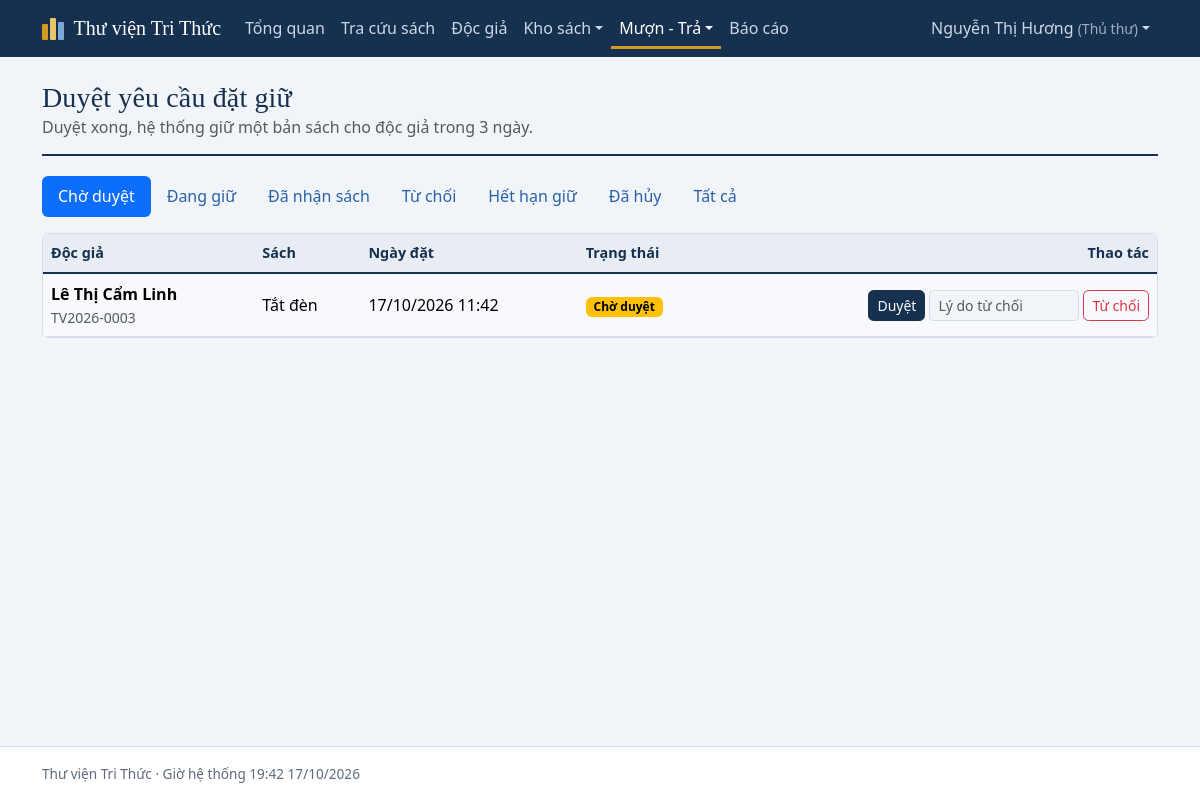
The app's page /staff/reservations.php (signed in) with its own data.
### tables this page shows
CREATE TABLE users (
  user_id            BIGINT AUTO_INCREMENT PRIMARY KEY,
  role_id            INT NOT NULL,
  username           VARCHAR(50)  NOT NULL UNIQUE,
  email              VARCHAR(100) NOT NULL UNIQUE,
  password_hash      VARCHAR(255) NOT NULL,
  full_name          VARCHAR(100) NOT NULL,
  phone              VARCHAR(20)  NULL,
  address            VARCHAR(255) NULL,
  status             ENUM('ACTIVE','LOCKED','INACTIVE') NOT NULL DEFAULT 'ACTIVE',
  failed_login_count INT NOT NULL DEFAULT 0,
  locked_until       DATETIME NULL,
  created_at         DATETIME NOT NULL DEFAULT CURRENT_TIMESTAMP,
  CONSTRAINT fk_users_role FOREIGN KEY (role_id) REFERENCES roles(role_id)
);

CREATE TABLE roles (
  role_id    INT AUTO_INCREMENT PRIMARY KEY,
  role_code  VARCHAR(20)  NOT NULL UNIQUE,       
  role_name  VARCHAR(50)  NOT NULL
);

CREATE TABLE reservations (
  reservation_id BIGINT AUTO_INCREMENT PRIMARY KEY,
  reader_id      BIGINT NOT NULL,
  title_id       BIGINT NOT NULL,
  copy_id        BIGINT NULL,                       
  status         ENUM('PENDING','APPROVED','REJECTED','CANCELLED','FULFILLED','EXPIRED') NOT NULL DEFAULT 'PENDING',
  created_at     DATETIME NOT NULL DEFAULT CURRENT_TIMESTAMP,
  processed_by   BIGINT NULL,
  processed_at   DATETIME NULL,
  hold_expire_at DATETIME NULL,
  reject_reason  VARCHAR(255) NULL,
  INDEX idx_res_title_status (title_id, status),
  INDEX idx_res_reader (reader_id, status),
  CONSTRAINT fk_res_reader FOREIGN KEY (reader_id)    REFERENCES users(user_id),
  CONSTRAINT fk_res_title  FOREIGN KEY (title_id)     REFERENCES book_titles(title_id),
  CONSTRAINT fk_res_copy   FOREIGN KEY (copy_id)      REFERENCES book_copies(copy_id),
  CONSTRAINT fk_res_proc   FOREIGN KEY (processed_by) REFERENCES users(user_id)
);

CREATE TABLE book_titles (
  title_id     BIGINT AUTO_INCREMENT PRIMARY KEY,
  isbn         VARCHAR(20)  NOT NULL UNIQUE,
  title        VARCHAR(255) NOT NULL,
  category_id  INT NULL,
  publisher_id INT NULL,
  publish_year INT NULL,
  description  TEXT NULL,
  cover_image  VARCHAR(255) NULL,
  status       ENUM('ACTIVE','DISCONTINUED') NOT NULL DEFAULT 'ACTIVE',
  created_at   DATETIME NOT NULL DEFAULT CURRENT_TIMESTAMP,
  FULLTEXT KEY ft_title (title),
  CONSTRAINT fk_bt_cat FOREIGN KEY (category_id)  REFERENCES categories(category_id),
  CONSTRAINT fk_bt_pub FOREIGN KEY (publisher_id) REFERENCES publishers(publisher_id)
);

### includes/lib.php (called while the page is built, shortened)
<?php
function active_card(int $readerId): ?array {
    return fetch_one("SELECT * FROM library_cards WHERE reader_id = ? AND status = 'ACTIVE' AND expiry_date >= CURDATE()
                      ORDER BY expiry_date DESC LIMIT 1", [$readerId]);
}
function unpaid_total(int $readerId): float {
    return (float)fetch_val("SELECT COALESCE(SUM(total_amount),0) FROM fines WHERE reader_id = ? AND status = 'UNPAID'", [$readerId]);
}
function reader_check(int $readerId): array {
    $problems = [];
    $u = fetch_one("SELECT u.*, r.role_code FROM users u JOIN roles r ON r.role_id = u.role_id WHERE u.user_id = ?", [$readerId]);
    $card = active_card($readerId);
    $over = (int)fetch_val("SELECT COUNT(*) FROM loan_items li JOIN loans l ON l.loan_id = li.loan_id
                            WHERE l.reader_id = ? AND li.status = 'BORROWING' AND li.due_date < CURDATE()", [$readerId]);
    $unpaid = unpaid_total($readerId);
    return ['problems' => $problems, 'card' => $card, 'user' => $u];
}

### staff/reservations.php (the view, shortened to what this page needs)
<?php
require __DIR__ . '/../includes/init.php';
$u = require_staff();
$st = g('st', 'PENDING');
$rows = fetch_all("SELECT r.*, u.full_name, u.username, t.title, c.barcode, s.full_name AS staff_name,
    (SELECT card_no FROM library_cards lc WHERE lc.reader_id = r.reader_id ORDER BY expiry_date DESC LIMIT 1) AS card_no
    FROM reservations r JOIN users u ON u.user_id = r.reader_id JOIN book_titles t ON t.title_id = r.title_id
    LEFT JOIN book_copies c ON c.copy_id = r.copy_id LEFT JOIN users s ON s.user_id = r.processed_by
    WHERE (? = 'ALL' OR r.status = ?) ORDER BY r.created_at DESC LIMIT 100", [$st, $st]);
page_start('Duyệt đặt giữ');
page_head('Duyệt yêu cầu đặt giữ', 'Duyệt xong, hệ thống giữ một bản sách cho độc giả trong ' . (int)policy()['hold_days'] . ' ngày.');
?>
<ul class="nav nav-pills mb-3 no-print">
  <?php foreach (['PENDING' => 'Chờ duyệt', 'APPROVED' => 'Đang giữ', 'FULFILLED' => 'Đã nhận sách', 'REJECTED' => 'Từ chối', 'EXPIRED' => 'Hết hạn giữ', 'CANCELLED' => 'Đã hủy', 'ALL' => 'Tất cả'] as $k => $v): ?>
  <li class="nav-item"><a class="nav-link <?= $st === $k ? 'active bg-primary' : '' ?>" href="?st=<?= $k ?>"><?= e($v) ?></a></li>
  <?php endforeach; ?>
</ul>
<?php if (!$rows): ?><div class="alert alert-light border">Không có yêu cầu nào ở trạng thái này.</div>
<?php else: ?>
<div class="table-wrap"><div class="table-responsive"><table class="table table-striped mb-0">
  <thead><tr><th>Độc giả</th><th>Sách</th><th>Ngày đặt</th><th>Trạng thái</th><th class="text-end">Thao tác</th></tr></thead><tbody>
  <?php foreach ($rows as $r): ?>
  <tr>
    <td><div class="fw-semibold"><?= e($r['full_name']) ?></div><div class="small text-muted"><?= e($r['card_no'] ?? 'Chưa có thẻ') ?></div></td>
    <td><?= e($r['title']) ?><?= $r['barcode'] ? '<div class="small text-muted">Bản giữ: ' . e($r['barcode']) . '</div>' : '' ?></td>
    <td><?= dmyhm($r['created_at']) ?></td>
    <td><?= badge('reservation', $r['status']) ?>
      <?php if ($r['staff_name'] && $r['status'] !== 'PENDING'): ?><div class="small text-muted">Xử lý: <?= e($r['staff_name']) ?></div><?php endif; ?></td>
    <td class="text-end">
      <?php if ($r['status'] === 'PENDING'): $chk = reader_check((int)$r['reader_id']); ?>
        <div class="d-inline-flex gap-1 align-items-start">
          <form method="post"><?= csrf_field() ?><input type="hidden" name="action" value="approve"><input type="hidden" name="id" value="<?= (int)$r['reservation_id'] ?>">
            <button class="btn btn-sm btn-primary" type="submit" <?= $chk['problems'] ? 'disabled' : '' ?>>Duyệt</button></form>
          <form method="post" class="d-flex gap-1"><?= csrf_field() ?><input type="hidden" name="action" value="reject"><input type="hidden" name="id" value="<?= (int)$r['reservation_id'] ?>">
            <input class="form-control form-control-sm" style="width:150px" name="reason" placeholder="Lý do từ chối" aria-label="Lý do từ chối">
            <button class="btn btn-sm btn-outline-danger" type="submit">Từ chối</button></form>
        </div>
      <?php endif; ?>
    </td>
  </tr>
  <?php endforeach; ?></tbody></table></div></div>
<?php endif; ?>
<?php page_end();

### includes/layout.php (shortened to what this page needs)
<?php
function nav_link(string $path, string $label, string $cur): string {
    $active = $cur === url($path) ? ' active' : '';
    return '<li class="nav-item"><a class="nav-link' . $active . '" href="' . e(url($path)) . '">' . e($label) . '</a></li>';
}
function nav_dropdown(string $label, array $items, string $cur): string {
    $on = false; $li = '';
    foreach ($items as $path => $text) {
        $a = ($cur === url($path)); $on = $on || $a;
        $li .= '<li><a class="dropdown-item' . ($a ? ' active' : '') . '" href="' . e(url($path)) . '">' . e($text) . '</a></li>';
    }
    return '<li class="nav-item dropdown"><a class="nav-link dropdown-toggle' . ($on ? ' active' : '') . '" href="#" role="button" data-bs-toggle="dropdown" aria-expanded="false">' . e($label) . '</a><ul class="dropdown-menu">' . $li . '</ul></li>';
}
function page_start(string $title, array $o = []): void {
    $u = user();
    $cur = $_SERVER['SCRIPT_NAME'] ?? '';
    $app = cfg('app.name');
    ?><!doctype html>
<html lang="vi">
<head>
<link rel="stylesheet" href="<?= e(url('assets/vendor/bootstrap/bootstrap.min.css')) ?>">
<link rel="stylesheet" href="<?= e(url('assets/css/style.css')) ?>">
</head>
<body>
<nav class="navbar navbar-expand-lg app-nav no-print">
  <div class="container">
    <a class="navbar-brand" href="<?= e(url($u && is_staff($u) ? 'staff/index.php' : 'index.php')) ?>">
      <span class="spines" aria-hidden="true"><i></i><i></i><i></i></span><?= e($app) ?>
    </a>
    <div class="collapse navbar-collapse" id="nav">
      <ul class="navbar-nav me-auto">
<?php
    if ($u && is_staff($u)) {
        echo nav_link('staff/index.php', 'Tổng quan', $cur);
        echo nav_link('index.php', 'Tra cứu sách', $cur);
        echo nav_link('staff/readers.php', 'Độc giả', $cur);
        echo nav_dropdown('Kho sách', ['staff/titles.php' => 'Đầu sách', 'staff/copies.php' => 'Bản sách', 'staff/locations.php' => 'Kho / kệ / vị trí'], $cur);
        echo nav_dropdown('Mượn - Trả', ['staff/loan_new.php' => 'Lập phiếu mượn', 'staff/return.php' => 'Lập phiếu trả', 'staff/reservations.php' => 'Duyệt đặt giữ', 'staff/fines.php' => 'Tiền phạt'], $cur);
        echo nav_link('staff/reports.php', 'Báo cáo', $cur);
    } elseif ($u) {
        echo nav_link('index.php', 'Tra cứu sách', $cur);
        echo nav_link('reader/reservations.php', 'Đặt giữ của tôi', $cur);
        echo nav_link('reader/history.php', 'Mượn - trả - phạt', $cur);
    } else {
        echo nav_link('index.php', 'Tra cứu sách', $cur);
    }
?>
      </ul>
      <ul class="navbar-nav align-items-lg-center">
<?php if ($u): ?>
        <li class="nav-item dropdown">
          <a class="nav-link dropdown-toggle" href="#" role="button" data-bs-toggle="dropdown" aria-expanded="false"><?= e($u['full_name']) ?> <small class="opacity-75">(<?= e($u['role_name']) ?>)</small></a>
        </li>
<?php else: ?>
        <li class="nav-item"><a class="nav-link" href="<?= e(url('login.php')) ?>">Đăng nhập</a></li>
        <li class="nav-item"><a class="btn btn-sm btn-accent ms-lg-2" href="<?= e(url('register.php')) ?>">Đăng ký</a></li>
<?php endif; ?>
      </ul>
    </div>
  </div>
</nav>
<main class="container py-4">
<?php
}
function page_end(): void {
    ?></main>
<footer class="app-footer no-print"><div class="container"><?= e(cfg('app.name')) ?> · Giờ hệ thống <?= date('H:i d/m/Y') ?></div></footer>
</body>
</html>
<?php
}
function page_head(string $h, string $sub = '', string $actions = ''): void {
    echo '<div class="page-head"><div><h1>' . e($h) . '</h1>' . ($sub !== '' ? '<p class="text-muted mb-0">' . e($sub) . '</p>' : '') . '</div>' . ($actions !== '' ? '<div class="no-print">' . $actions . '</div>' : '') . '</div>';
}

### includes/init.php (shortened to what this page needs)
<?php
function cfg(string $key, $default = null) {
    $v = $GLOBALS['CFG'];
    foreach (explode('.', $key) as $k) {
        $v = $v[$k];
    }
    return $v;
}
function url(string $path = ''): string { return BASE_URL . '/' . ltrim($path, '/'); }
function e($s): string { return htmlspecialchars((string)$s, ENT_QUOTES, 'UTF-8'); }
function db(): PDO {
    static $pdo = null;
    if ($pdo) return $pdo;
    $c = cfg('db');
    try {
        $pdo = new PDO("mysql:host={$c['host']};dbname={$c['name']};charset={$c['charset']}", $c['user'], $c['pass'], [
            PDO::ATTR_ERRMODE => PDO::ERRMODE_EXCEPTION,
            PDO::ATTR_DEFAULT_FETCH_MODE => PDO::FETCH_ASSOC,
            PDO::ATTR_EMULATE_PREPARES => false,
        ]);
    } catch (PDOException $ex) {
        http_response_code(500);
        exit('<meta charset="utf-8"><h3>Không kết nối được cơ sở dữ liệu</h3><p>Hãy bật MySQL trong XAMPP, import <code>database/library_db.sql</code> bằng phpMyAdmin và kiểm tra <code>config/config.php</code>.</p>');
    }
    $pdo->exec("SET time_zone = '" . (new DateTime())->format('P') . "'");
    return $pdo;
}
function run(string $sql, array $p = []): PDOStatement { $st = db()->prepare($sql); $st->execute($p); return $st; }
function fetch_one(string $sql, array $p = []): ?array { $r = run($sql, $p)->fetch(); return $r === false ? null : $r; }
function fetch_all(string $sql, array $p = []): array { return run($sql, $p)->fetchAll(); }
function fetch_val(string $sql, array $p = []) { $r = run($sql, $p)->fetchColumn(); return $r === false ? null : $r; }
function g(string $k, string $d = ''): string { return isset($_GET[$k]) && is_string($_GET[$k]) ? trim($_GET[$k]) : $d; }
function dmyhm(?string $d): string { return $d ? date('d/m/Y H:i', strtotime($d)) : '—'; }
function badge(string $type, string $v): string {
    [$t, $c] = STATUS_LABELS[$type][$v] ?? [$v, 'secondary'];
    return '<span class="badge text-bg-' . $c . '">' . e($t) . '</span>';
}
function user(): ?array {
    static $u = false;
    if ($u !== false) return $u;
    $u = null;
    if (!empty($_SESSION['uid'])) {
        $r = fetch_one("SELECT u.*, r.role_code, r.role_name FROM users u JOIN roles r ON r.role_id = u.role_id WHERE u.user_id = ?", [$_SESSION['uid']]);
        if ($r && $r['status'] === 'ACTIVE') $u = $r; else unset($_SESSION['uid']);
    }
    return $u;
}
function is_staff(?array $u = null): bool { $u = $u ?? user(); return $u && in_array($u['role_code'], ['LIBRARIAN', 'ADMIN'], true); }
function is_admin(?array $u = null): bool { $u = $u ?? user(); return $u && $u['role_code'] === 'ADMIN'; }
function require_login(array $roles = []): array {
    $u = user();
    return $u;
}
function require_staff(): array { return require_login(['LIBRARIAN', 'ADMIN']); }
require_once ROOT . '/includes/lib.php';
require_once ROOT . '/includes/layout.php';

### assets/css/style.css (style rules this page uses)
:root { --ink:#16304f; --ink-2:#0f2239; --blue:#2a62a8; --brass:#d29a1f; --brass-d:#a97800; --paper:#f1f4f8; --line:#d5dde8; --text:#1d2733; --muted:#5d6b7c; --bs-body-bg:var(--paper); --bs-body-color:var(--text); --bs-link-color:var(--blue); --bs-link-hover-color:var(--ink); --bs-border-color:var(--line); --serif:"Iowan Old Style","Palatino Linotype",Palatino,"Book Antiqua",Georgia,serif; }
body { font-family:system-ui,-apple-system,"Segoe UI",Roboto,"Helvetica Neue",Arial,sans-serif;min-height:100vh;display:flex;flex-direction:column;line-height:1.55 }
main { flex:1 }
h1,h2,h3,.h1,.h2,.h3 { font-family:var(--serif);color:var(--ink);letter-spacing:.005em }
h1 { font-size:1.75rem }
a { text-underline-offset:2px }
.app-nav { background:var(--ink);--bs-navbar-color:#cdd8e6;--bs-navbar-hover-color:#fff;--bs-navbar-active-color:#fff;--bs-navbar-brand-color:#fff;--bs-navbar-brand-hover-color:#fff;--bs-navbar-toggler-border-color:rgba(255,255,255,.4) }
.app-nav .navbar-brand { font-family:var(--serif);font-size:1.25rem;display:flex;align-items:center;gap:.6rem }
.app-nav .nav-link.active { box-shadow:inset 0 -3px 0 var(--brass) }
.spines { display:inline-flex;align-items:flex-end;gap:2px;height:22px }
.spines i { display:block;width:6px;border-radius:1px;background:var(--brass) }
.spines i:nth-child(1) { height:16px }
.spines i:nth-child(2) { height:22px;background:#e9c46a }
.spines i:nth-child(3) { height:18px;background:#7fa7d6 }
.btn { border-radius:.35rem }
.btn-primary { --bs-btn-bg:var(--ink);--bs-btn-border-color:var(--ink);--bs-btn-hover-bg:var(--ink-2);--bs-btn-hover-border-color:var(--ink-2);--bs-btn-active-bg:#0a1829;--bs-btn-active-border-color:#0a1829;--bs-btn-disabled-bg:var(--ink);--bs-btn-disabled-border-color:var(--ink) }
.page-head { display:flex;justify-content:space-between;align-items:flex-end;gap:1rem;flex-wrap:wrap;margin-bottom:1.25rem;padding-bottom:.9rem;border-bottom:2px solid var(--ink) }
.page-head h1 { margin:0 }
.table { --bs-table-bg:#fff;--bs-table-striped-bg:#f7f9fc }
.table thead th { background:#e8edf4;color:var(--ink);font-weight:600;font-size:.9rem;white-space:nowrap;border-bottom:2px solid var(--ink) }
.table td,.table th { vertical-align:middle }
.table-wrap { background:#fff;border:1px solid var(--line);border-radius:.4rem;overflow:hidden }
.app-footer { border-top:1px solid var(--line);padding:1rem 0;color:var(--muted);font-size:.85rem;background:#fff }

### records on screen
users: full_name "Nguyễn Thị Hương", role.role_name "Thủ thư"
reservations: reader.full_name "Lê Thị Cẩm Linh", card_no "TV2026-0003", title.title "Tắt đèn", created_at "17/10/2026 11:42"

### other values on screen
$app "Thư viện Tri Thức"
$label "Tổng quan Tra cứu sách Độc giả Báo cáo"
$label "Kho sách Mượn - Trả"
$h "Duyệt yêu cầu đặt giữ"
$sub "Duyệt xong, hệ thống giữ một bản sách cho độc giả trong 3 ngày."
$v "Chờ duyệt"
$v "Đang giữ"
$v "Đã nhận sách"
$v "Từ chối"
$v "Hết hạn giữ"
$v "Đã hủy"
$v "Tất cả"
cfg('app.name') "Thư viện Tri Thức"
